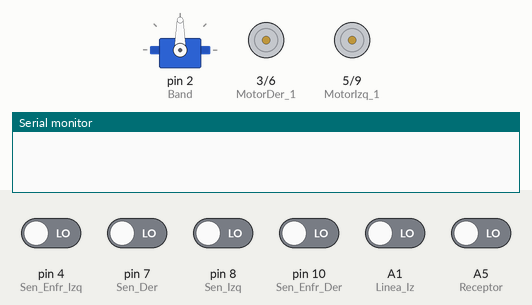
This sketch was run on a simulated Arduino Nano, built with avr-gcc and run on an emulated ATmega328P. Shown: servo, motor-driver pin pairs drawn as motors (green arrow = first pin HIGH = forward, orange = second pin HIGH = backward, longer = more drive), the last lines printed to the serial monitor. Inputs (shaded band) come from the test bench; at power-on: A1 (Linea_Iz), A5 (Receptor), pin 4 (Sen_Enfr_Izq), pin 7 (Sen_Der), pin 8 (Sen_Izq), pin 10 (Sen_Enfr_Der) LOW.

Above: at 1.2 s.
1.3 s: A5 (Receptor) driven HIGH
At 2.5 s:
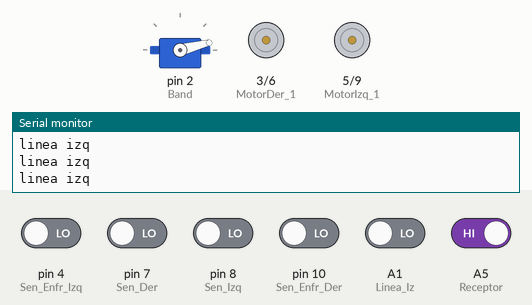
2.8 s: A1 (Linea_Iz) driven HIGH
At 3.06 s:
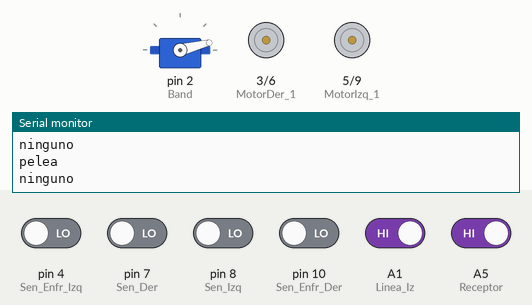
5.8 s: pin 4 (Sen_Enfr_Izq) driven HIGH
At 7.0 s:
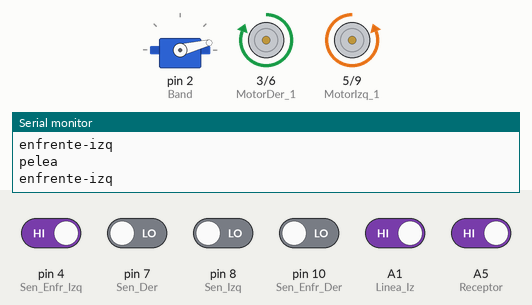
7.3 s: pin 10 (Sen_Enfr_Der) driven HIGH
At 8.2 s:
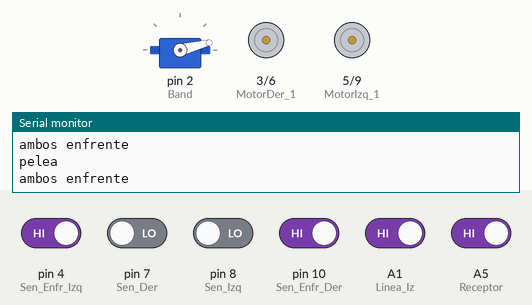
10.3 s: pin 7 (Sen_Der) driven HIGH
At 10.8 s:
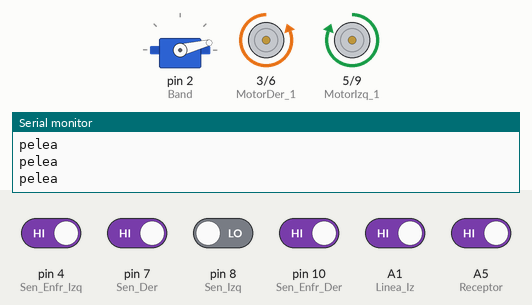
11.9 s: pin 7 (Sen_Der) driven LOW
At 12.3 s:
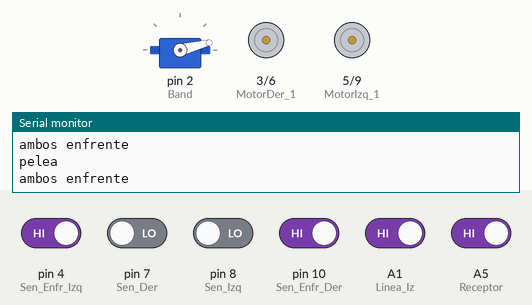
Timing chart, 0 to 14.9 s (numbered marks = the images above; inputs shaded):
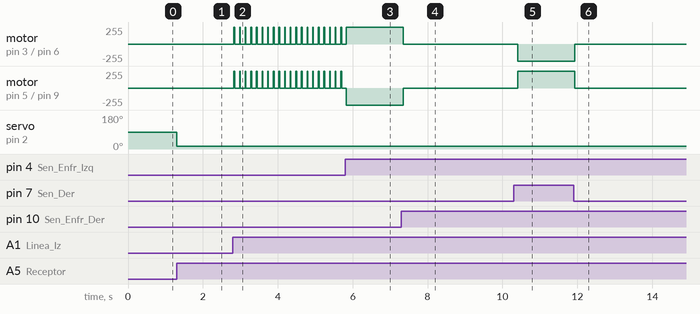

The sketch:

Vampiro.ino
```cpp
#include <Servo.h>
#define Linea_Iz A1
#define Linea_Dr A2
#define Sen_Der 7
#define Sen_Enfr_Der 10
#define Sen_Enfr_Izq 4
#define Sen_Izq 8
#define Band 2
#define Receptor A5
int MotorIzq_1 = 5;
int MotorIzq_2 = 9;
int MotorDer_1 = 3;
int MotorDer_2 = 6;
#define Control A7
Servo Bandera;

int sensorValue;
int lineValue;
int justOneTime;
int ledi;

void setup() {
  Serial.begin(9600);
  Bandera.attach(Band);
  pinMode(Linea_Iz, INPUT);
  pinMode(Linea_Dr, INPUT);
  pinMode(Sen_Der, INPUT);
  pinMode(Sen_Enfr_Der, INPUT);
  pinMode(Sen_Enfr_Izq, INPUT);
  pinMode(Sen_Izq, INPUT);
  pinMode(MotorIzq_1, OUTPUT);
  pinMode(MotorIzq_2, OUTPUT);
  pinMode(MotorDer_1, OUTPUT);
  pinMode(MotorDer_2, OUTPUT);
  pinMode(Receptor, INPUT);


  justOneTime = 1;

}

void loop() {
  while(digitalRead(Receptor)==HIGH){
    //Serial.println("RECEPTOR ------------------------");
    /*if(justOneTime == 1){
      delay(5000);
      justOneTime = 0;
    }*/

    Bandera.write(14);
    sensorValue = sensorState();
    lineValue = lineState();

    switch(lineValue){
      case 0: //PELEA
        Serial.println("pelea");
        switch(sensorValue){
          case 0:
            //ninguno detecta
            Serial.println("ninguno");
            adelante(26,255);
            delay(20);
            paro();
            delay(130);
            break;
          case 1:
            //enfrente-der
            Serial.println("enfrente-der");
            derecha(7, 7);
            //paro();
            break;
          case 2:
            //enfrente-izq
            Serial.println("enfrente-izq");
            izquierda(20, 20);
            //paro();
            break;
          case 3:
            //ambos enfrente
            Serial.println("ambos enfrente");
            adelante(1,255);
            delay(5);
            paro();
            delay(250);
            break;
          case 4:
            //Derecha
            Serial.println("solo derecha");
            derecha(16, 16);
            //paro();
            break;
          case 5:
            //Derecha y enfrente-der
            Serial.println("derecha y enf-der");
            derecha(10, 10);
            //paro();
            break;
          case 7:
            // 3 a la derecha
            derecha(8,8);
            break;
          case 8:
            //Izquierda
            Serial.println("solo izquierda");
            //paro();
            izquierda(30,30);
            break;
          case 10:
            //Izquierda y enfrente-izq
            Serial.println("izquierda y enf-izq");
            //paro();
            izquierda(16, 16);
            break;
          case 11:
            // 3 a la izquierda
            izquierda(12,12);
            break;
           case 12:
            // Izquierda y derecha
            izquierda(12,12);
            break;
           case 13:
            // Izquierda y derecha
            izquierda(20,20);
            break;
           case 15:
            // Todos
            adelante(26,255);
            delay(20);
            paro();
            delay(130);
            izquierda(20,20);
            delay(30);
            paro();
            delay(120);
            break;
        }
        break;

      case 1:
        //Izquierda
        Serial.println("linea izq");
        /*atras(120, 120);
        delay(400);
        izquierda(120,120);
        delay(400);
        adelante(80,80);*/
       break;

      case 2:
        //Derecha
        Serial.println("linea der");
        /*atras(120, 120);
        delay(300);
        derecha(120,120);
        delay(300);
        adelante(80,80);*/
        break;

      case 3:
        Serial.println("linea ambos");
        /*atras(120, 120);
        delay(300);
        izquierda(130,130);
        delay(300);
        adelante(80,80);*/
        break;
    }
  }

  paro();
  Bandera.write(90);

}

// ---------------- Sensores ----------------

int sensorState(){
  int valor_1 = digitalRead(Sen_Enfr_Der);
  int valor_2 = digitalRead(Sen_Enfr_Izq)*2;
  int valor_Der = digitalRead(Sen_Der)*4;
  int valor_Iz = digitalRead(Sen_Izq)*8;

  int suma = valor_1 + valor_2 + valor_Der + valor_Iz;
  /*Serial.print("S :  ");
  Serial.println(suma);*/
  return suma;
}

int lineState(){
  int valine_Iz =! digitalRead(Linea_Iz);
  //int valine_Dr =! digitalRead(Linea_Dr)*2;

  int suma = valine_Iz; //+ valine_Dr;
  /*Serial.print("L :  ");
  Serial.println(suma);*/
  return suma;
}

// ---------------- Motores ----------------

void adelante(int a, int b){
  digitalWrite(MotorIzq_1, a);
  digitalWrite(MotorIzq_2, LOW);
  digitalWrite(MotorDer_1, b);
  digitalWrite(MotorDer_2, LOW);
}

void derecha(int a, int b){
  digitalWrite(MotorIzq_1, a);
  digitalWrite(MotorIzq_2, LOW);
  digitalWrite(MotorDer_1, LOW);
  digitalWrite(MotorDer_2, b);
}

void izquierda(int a, int b){
  digitalWrite(MotorIzq_1, LOW);
  digitalWrite(MotorIzq_2, a);
  digitalWrite(MotorDer_1, b);
  digitalWrite(MotorDer_2, LOW);
}

void atras(int a, int b){
  digitalWrite(MotorIzq_1, LOW);
  digitalWrite(MotorIzq_2, a);
  digitalWrite(MotorDer_1, LOW);
  digitalWrite(MotorDer_2, b);
}

void paro(){
  digitalWrite(MotorIzq_1, LOW);
  digitalWrite(MotorIzq_2, LOW);
  digitalWrite(MotorDer_1, LOW);
  digitalWrite(MotorDer_2, LOW);
}

void ledFunc(){
  if(ledi==1){
    ledi=0;
  }else{
    ledi=1;
  }
}
```

Measured:
- after the input at 1.3 s, servo on pin 2 (Band): 90° → 14° at once
- after the input at 2.8 s, motor on pin 3 (MotorDer_1) / pin 6 (MotorDer_2), motor on pin 5 (MotorIzq_1) / pin 9 (MotorIzq_2): alternates forward 255/255 for 0.02 s and stopped for 0.13 s, starting at once
- after the input at 5.8 s, motor on pin 3 (MotorDer_1) / pin 6 (MotorDer_2): goes on until 5.8 s, then stays forward 255/255
- after the input at 7.3 s, motor on pin 3 (MotorDer_1) / pin 6 (MotorDer_2): forward 255/255 → stopped after 0.05 s; motor on pin 5 (MotorIzq_1) / pin 9 (MotorIzq_2): backward 255/255 → stopped after 0.05 s
- after the input at 10.3 s, motor on pin 3 (MotorDer_1) / pin 6 (MotorDer_2): stopped → backward 255/255 after 0.10 s; motor on pin 5 (MotorIzq_1) / pin 9 (MotorIzq_2): stopped → forward 255/255 after 0.10 s
- after the input at 11.9 s, motor on pin 3 (MotorDer_1) / pin 6 (MotorDer_2): backward 255/255 → stopped at once; motor on pin 5 (MotorIzq_1) / pin 9 (MotorIzq_2): forward 255/255 → stopped at once
